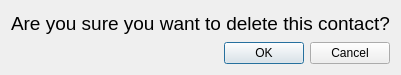
<?xml version="1.0" encoding="UTF-8"?>
<ui version="4.0">
 <class>DeleteDialog</class>
 <widget class="QDialog" name="DeleteDialog">
  <property name="geometry">
   <rect>
    <x>0</x>
    <y>0</y>
    <width>291</width>
    <height>75</height>
   </rect>
  </property>
  <property name="windowTitle">
   <string>Dialog</string>
  </property>
  <layout class="QGridLayout" name="gridLayout">
   <item row="0" column="0">
    <widget class="QLabel" name="label">
     <property name="font">
      <font>
       <pointsize>14</pointsize>
      </font>
     </property>
     <property name="toolTipDuration">
      <number>5</number>
     </property>
     <property name="text">
      <string>Are you sure you want to delete this contact?</string>
     </property>
     <property name="textFormat">
      <enum>Qt::AutoText</enum>
     </property>
    </widget>
   </item>
   <item row="1" column="0">
    <widget class="QDialogButtonBox" name="buttonBox">
     <property name="orientation">
      <enum>Qt::Horizontal</enum>
     </property>
     <property name="standardButtons">
      <set>QDialogButtonBox::Cancel|QDialogButtonBox::Ok</set>
     </property>
    </widget>
   </item>
  </layout>
 </widget>
 <resources/>
 <connections>
  <connection>
   <sender>buttonBox</sender>
   <signal>accepted()</signal>
   <receiver>DeleteDialog</receiver>
   <slot>accept()</slot>
   <hints>
    <hint type="sourcelabel">
     <x>248</x>
     <y>254</y>
    </hint>
    <hint type="destinationlabel">
     <x>157</x>
     <y>274</y>
    </hint>
   </hints>
  </connection>
  <connection>
   <sender>buttonBox</sender>
   <signal>rejected()</signal>
   <receiver>DeleteDialog</receiver>
   <slot>reject()</slot>
   <hints>
    <hint type="sourcelabel">
     <x>316</x>
     <y>260</y>
    </hint>
    <hint type="destinationlabel">
     <x>286</x>
     <y>274</y>
    </hint>
   </hints>
  </connection>
 </connections>
</ui>
